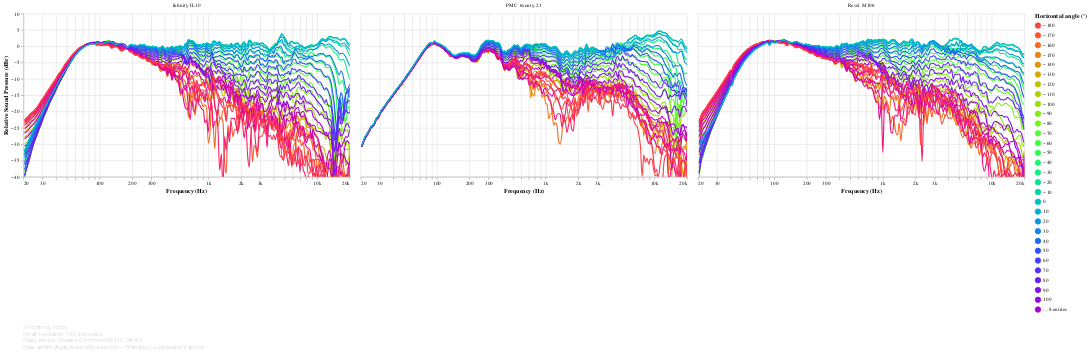

Notebook source saved alongside this figure:
### Markdown cell above
Use the slider at the bottom to focus on a specific angle. Note that the slider can be slow to respond, especially if there are many speakers. Double-click the chart to reset.

Keep in mind that these graphs can be shown normalized to flat on-axis by changing the settings in the *Normalization* section above.

### Code cell
#@markdown
def off_axis_angles_chart(direction):
    return conditional_chart(4, lambda: frequency_response_db_chart(
        speakers_fr_ready
            .loc[:, 'SPL ' + direction]
            .pipe(lsx.data.convert_angles)
            .pipe(lambda df: df.pipe(lsx.pd.set_columns, df.columns.map(mapper=lambda column: f'{column:+.0f}')))
            .rename_axis(columns='Angle'),
        lambda chart: lsx.util.pipe(chart
            .transform_calculate(angle=alt.expr.toNumber(alt.datum['key'])),
            lambda chart: lsx.alt.filter_selection(chart, alt.selection_single(
                fields=['angle'],
                bind=alt.binding_range(min=-170, max=180, step=10, name=direction + ' angle selector (°)'),
                clear='dblclick'))
            .encode(
                sound_pressure_yaxis(),
                alt.Color(
                    'angle', title=direction + ' angle (°)', type='quantitative',
                    scale=alt.Scale(scheme='sinebow', domain=(-180, 180)),
                    # We have to explicitly set the legend type to 'gradient' because of https://github.com/vega/vega-lite/issues/6258
                    legend=alt.Legend(type='gradient', gradientLength=300, values=list(range(-180, 180+10, 10))))),
            speaker_facet, speaker_input),
        lambda chart: lsx.alt.interactive_line(chart),
        fold={},
        additional_tooltips=[alt.Tooltip('key', type='nominal', title=direction + ' angle (°)')],
        sidebyside=True
    ))

off_axis_angles_chart('Horizontal')

### Figure 1 — Vega-Lite specification as saved in the notebook (floating-point values rounded to 4 significant figures; data arrays with more than 128 entries replaced by an {"elided": "..."} marker saying what was removed)
{"config": {"view": {"continuousWidth": 400, "continuousHeight": 300, "opacity": 0}}, "vconcat": [{"data": {"name": "data-74e4a7b7ad493b1cbc5d4ac7961b2826"}, "facet": {"type": "nominal", "field": "speaker", "title": null}, "spec": {"layer": [{"mark": {"type": "line", "clip": true, "interpolate": "monotone"}, "encoding": {"opacity": {"condition": {"value": 1, "selection": "selector016"}, "value": 0.2}}, "selection": {"selector016": {"type": "multi", "encodings": ["color"], "bind": "legend"}, "selector018": {"type": "interval", "bind": "scales", "encodings": ["x", "y"]}, "selector019": {"type": "single", "fields": ["angle"], "bind": {"input": "range", "max": 180, "min": -170, "name": "Horizontal angle selector (°)", "step": 10}, "clear": "dblclick"}, "selector020": {"type": "single", "fields": ["speaker"], "bind": {"input": "select", "options": [null, "Infinity IL10", "PMC twenty.21", "Revel M106"], "labels": ["All", "Infinity IL10", "PMC twenty.21", "Revel M106"], "name": "Speaker: "}}}}, {"mark": {"type": "circle", "clip": true, "size": 100}, "encoding": {"fillOpacity": {"condition": {"value": 0.3, "selection": "selector017"}, "value": 0}}, "selection": {"selector017": {"type": "single", "on": "mouseover", "clear": "mouseout", "empty": "none", "encodings": ["x", "y"]}}}], "encoding": {"color": {"type": "quantitative", "field": "angle", "legend": {"gradientLength": 300, "type": "gradient", "values": [-180, -170, -160, -150, -140, -130, -120, -110, -100, -90, -80, -70, -60, -50, -40, -30, -20, -10, 0, 10, 20, 30, 40, 50, 60, 70, 80, 90, 100, 110, 120, 130, 140, 150, 160, 170, 180]}, "scale": {"domain": [-180, 180], "scheme": "sinebow"}, "title": "Horizontal angle (°)"}, "tooltip": [{"type": "nominal", "field": "key", "title": "Horizontal angle (°)"}, {"type": "quantitative", "field": "frequency", "format": ".03s", "title": "Frequency (Hz)"}, {"type": "quantitative", "field": "value", "format": ".2f", "title": "Value (dB)"}], "x": {"type": "quantitative", "axis": {"format": "s"}, "field": "frequency", "scale": {"base": 10, "domain": [20, 20000], "nice": false, "type": "log"}, "title": "Frequency (Hz)"}, "y": {"type": "quantitative", "axis": {"grid": true}, "field": "value", "scale": {"domain": [-40, 10]}, "title": ["Relative Sound Pressure (dBr)"]}}, "height": 300, "transform": [{"flatten": ["frequency", "-100", "-10", "-110", "-120", "-130", "-140", "-150", "-160", "-170", "-20", "-30", "-40", "-50", "-60", "-70", "-80", "-90", "+100", "+10", "+110", "+120", "+130", "+140", "+150", "+160", "+170", "+180", "+20", "+30", "+40", "+50", "+60", "+70", "+80", "+90", "+0"]}, {"fold": ["-100", "-10", "-110", "-120", "-130", "-140", "-150", "-160", "-170", "-20", "-30", "-40", "-50", "-60", "-70", "-80", "-90", "+100", "+10", "+110", "+120", "+130", "+140", "+150", "+160", "+170", "+180", "+20", "+30", "+40", "+50", "+60", "+70", "+80", "+90", "+0"]}, {"calculate": "toNumber(datum['key'])", "as": "angle"}, {"filter": {"selection": "selector019"}}], "width": 600}, "transform": [{"filter": {"selection": "selector020"}}]}, {"mark": "text", "height": 1, "title": {"text": ["Smoothing: None", "Mean resolution: 19.5 pts/octave", "Data License: Creative Commons BY-NC-SA 4.0", "Data: amirm, AudioScienceReview.com - Plotted by Loudspeaker Explorer"], "anchor": "start", "color": "gray", "fontSize": 10, "fontWeight": "lighter"}, "width": 600}], "resolve": {"legend": {"color": "independent"}}, "$schema": "https://vega.github.io/schema/vega-lite/v4.8.1.json", "datasets": {"data-74e4a7b7ad493b1cbc5d4ac7961b2826": [{"speaker": "Infinity IL10", "frequency": {"elided": "194 float values"}, "-100": {"elided": "194 float values"}, "-10": {"elided": "194 float values"}, "-110": {"elided": "194 float values"}, "-120": {"elided": "194 float values"}, "-130": {"elided": "194 float values"}, "-140": {"elided": "194 float values"}, "-150": {"elided": "194 float values"}, "-160": {"elided": "194 float values"}, "-170": {"elided": "194 float values"}, "-20": {"elided": "194 float values"}, "-30": {"elided": "194 float values"}, "-40": {"elided": "194 float values"}, "-50": {"elided": "194 float values"}, "-60": {"elided": "194 float values"}, "-70": {"elided": "194 float values"}, "-80": {"elided": "194 float values"}, "-90": {"elided": "194 float values"}, "+100": {"elided": "194 float values"}, "+10": {"elided": "194 float values"}, "+110": {"elided": "194 float values"}, "+120": {"elided": "194 float values"}, "+130": {"elided": "194 float values"}, "+140": {"elided": "194 float values"}, "+150": {"elided": "194 float values"}, "+160": {"elided": "194 float values"}, "+170": {"elided": "194 float values"}, "+180": {"elided": "194 float values"}, "+20": {"elided": "194 float values"}, "+30": {"elided": "194 float values"}, "+40": {"elided": "194 float values"}, "+50": {"elided": "194 float values"}, "+60": {"elided": "194 float values"}, "+70": {"elided": "194 float values"}, "+80": {"elided": "194 float values"}, "+90": {"elided": "194 float values"}, "+0": {"elided": "194 float values"}}, {"speaker": "PMC twenty.21", "frequency": {"elided": "194 float values"}, "-100": {"elided": "194 float values"}, "-10": {"elided": "194 float values"}, "-110": {"elided": "194 float values"}, "-120": {"elided": "194 float values"}, "-130": {"elided": "194 float values"}, "-140": {"elided": "194 float values"}, "-150": {"elided": "194 float values"}, "-160": {"elided": "194 float values"}, "-170": {"elided": "194 float values"}, "-20": {"elided": "194 float values"}, "-30": {"elided": "194 float values"}, "-40": {"elided": "194 float values"}, "-50": {"elided": "194 float values"}, "-60": {"elided": "194 float values"}, "-70": {"elided": "194 float values"}, "-80": {"elided": "194 float values"}, "-90": {"elided": "194 float values"}, "+100": {"elided": "194 float values"}, "+10": {"elided": "194 float values"}, "+110": {"elided": "194 float values"}, "+120": {"elided": "194 float values"}, "+130": {"elided": "194 float values"}, "+140": {"elided": "194 float values"}, "+150": {"elided": "194 float values"}, "+160": {"elided": "194 float values"}, "+170": {"elided": "194 float values"}, "+180": {"elided": "194 float values"}, "+20": {"elided": "194 float values"}, "+30": {"elided": "194 float values"}, "+40": {"elided": "194 float values"}, "+50": {"elided": "194 float values"}, "+60": {"elided": "194 float values"}, "+70": {"elided": "194 float values"}, "+80": {"elided": "194 float values"}, "+90": {"elided": "194 float values"}, "+0": {"elided": "194 float values"}}, {"speaker": "Revel M106", "frequency": {"elided": "194 float values"}, "-100": {"elided": "194 float values"}, "-10": {"elided": "194 float values"}, "-110": {"elided": "194 float values"}, "-120": {"elided": "194 float values"}, "-130": {"elided": "194 float values"}, "-140": {"elided": "194 float values"}, "-150": {"elided": "194 float values"}, "-160": {"elided": "194 float values"}, "-170": {"elided": "194 float values"}, "-20": {"elided": "194 float values"}, "-30": {"elided": "194 float values"}, "-40": {"elided": "194 float values"}, "-50": {"elided": "194 float values"}, "-60": {"elided": "194 float values"}, "-70": {"elided": "194 float values"}, "-80": {"elided": "194 float values"}, "-90": {"elided": "194 float values"}, "+100": {"elided": "194 float values"}, "+10": {"elided": "194 float values"}, "+110": {"elided": "194 float values"}, "+120": {"elided": "194 float values"}, "+130": {"elided": "194 float values"}, "+140": {"elided": "194 float values"}, "+150": {"elided": "194 float values"}, "+160": {"elided": "194 float values"}, "+170": {"elided": "194 float values"}, "+180": {"elided": "194 float values"}, "+20": {"elided": "194 float values"}, "+30": {"elided": "194 float values"}, "+40": {"elided": "194 float values"}, "+50": {"elided": "194 float values"}, "+60": {"elided": "194 float values"}, "+70": {"elided": "194 float values"}, "+80": {"elided": "194 float values"}, "+90": {"elided": "194 float values"}, "+0": {"elided": "194 float values"}}]}}
